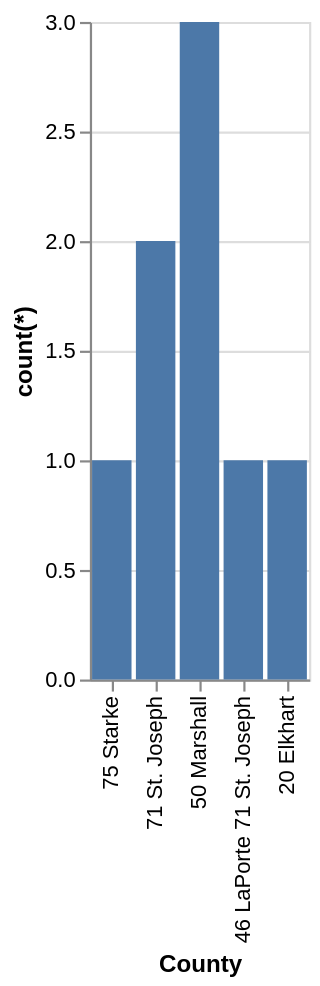

The Vega-Lite source for this figure:
### Vega-Lite specification from a JSON file in a GitHub repository (floating-point values rounded to 4 significant figures)
{"data": {"values": [{"x_data": "20 Elkhart", "y_data": 1}, {"x_data": "46 LaPorte 71 St. Joseph", "y_data": 1}, {"x_data": "50 Marshall", "y_data": 3}, {"x_data": "71 St. Joseph", "y_data": 2}, {"x_data": "75 Starke", "y_data": 1}]}, "mark": "bar", "encoding": {"x": {"field": "x_data", "type": "nominal", "title": "County", "sort": "descending"}, "y": {"field": "y_data", "type": "quantitative", "title": "count(*)"}}}
